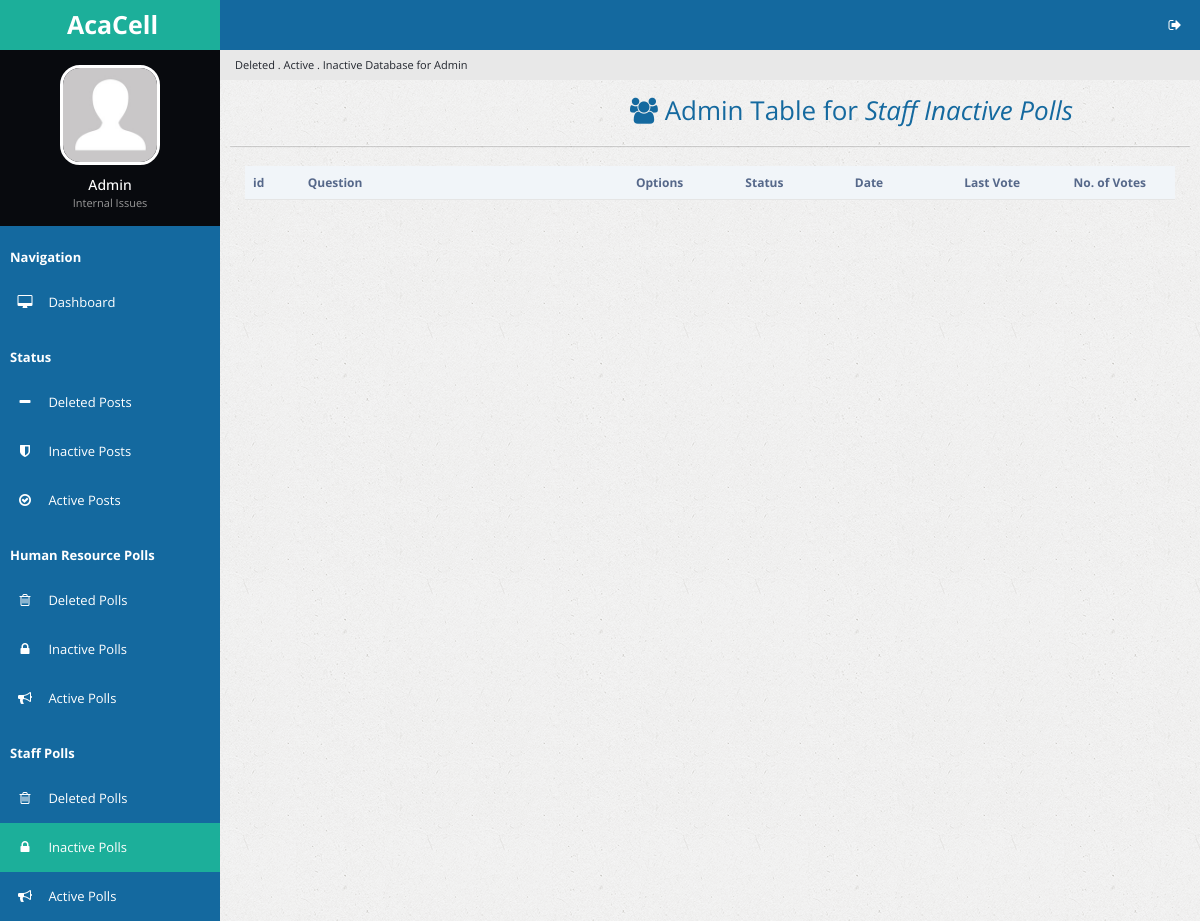
The app's page /staffinactpolls.php (signed in), older data.
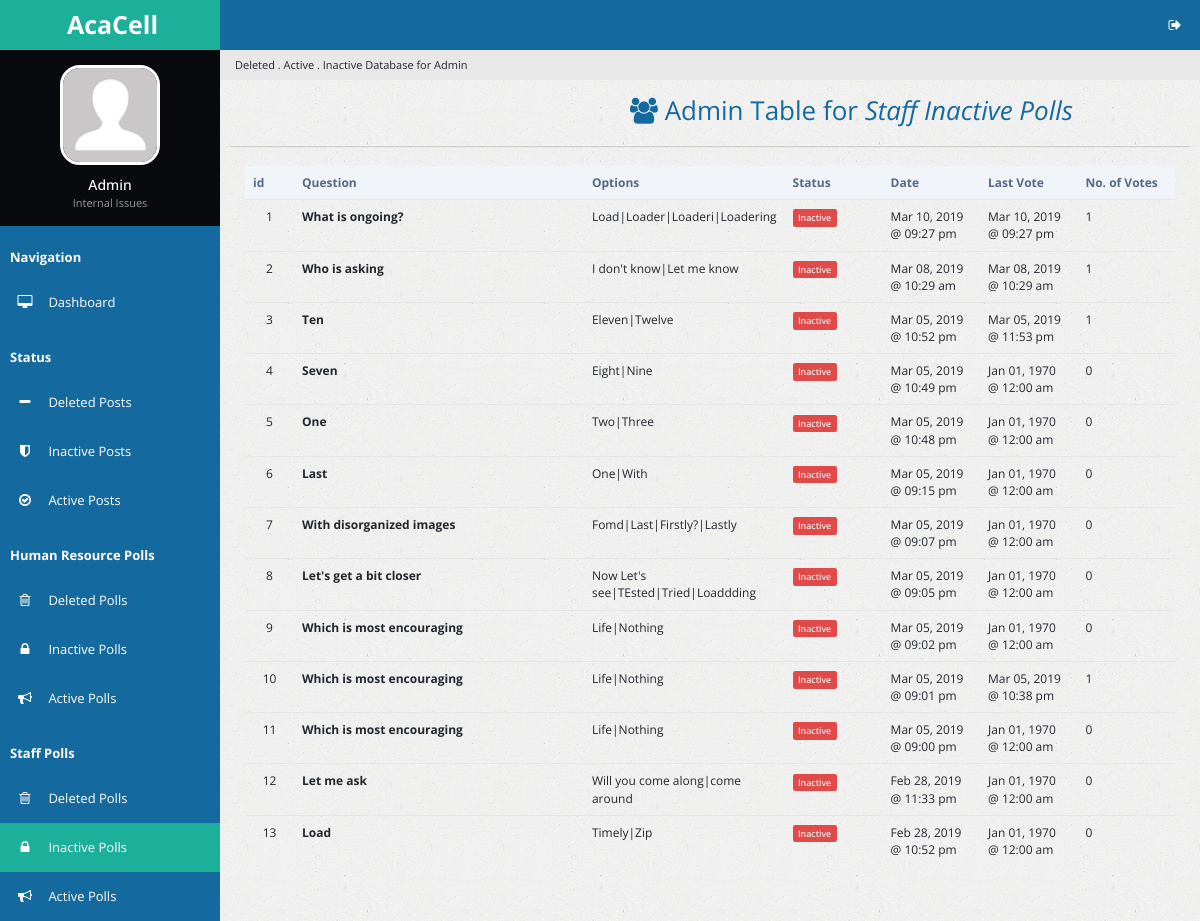
The same page, newer data.
### tables this page shows
CREATE TABLE `poll` (
  `p_id` int(32) NOT NULL,
  `p_question` text NOT NULL,
  `date_created` double NOT NULL,
  `p_options` varchar(250) NOT NULL,
  `p_votes` varchar(250) NOT NULL DEFAULT '0',
  `p_number_options` tinyint(3) NOT NULL,
  `date_stop_display` double DEFAULT NULL,
  `p_voters` int(11) DEFAULT '0',
  `p_last_vote_date` double DEFAULT '0',
  `u_id` int(11) NOT NULL DEFAULT '0',
  `u_fname` varchar(64) NOT NULL DEFAULT 'HR',
  `table_type` varchar(16) NOT NULL DEFAULT 'poll'
);

### staffinactpolls.php (the view, shortened to what the changed rows need)
<?php
include 'handlers/dbcon.php';
$curr_time = time();
if (isset($_SESSION['loggedin']) && isset($_SESSION['adminpanel'])) {
?>
<!DOCTYPE html>
<html lang="en">
<head>
        <link rel="stylesheet" type="text/css" id="theme" href="css/theme-default.css"/>
    </head>
    <body>
        <div class="page-container">
            <div class="page-content">
                <div class="page-title">
                    <h2><span class="fa fa-users" style="padding-left: 400px;"></span> Admin Table for <i>Staff Inactive Polls</b></i></h2>
                </div>
                <div class="page-content-wrap">
                    <div class="row">
                        <div class="col-md-12">
                                <div class="panel-body">
                                    <table id="customers2" class="table datatable">
                                        <thead>
                                          <tr>
                                            <th width="50">id</th>
                                            <th width="300">Question</th>
                                            <th width="100">Options</th>
                                            <th width="100">Status</th>
                                            <th width="100">Date</th>
                                            <th width="100">Last Vote</th>
                                            <th width="100">No. of Votes</th>
                                          </tr>
                                        </thead>
                                        <tbody>
                                          <?php
                                            $sql_delpolldisplay = "SELECT * FROM poll WHERE date_stop_display < $curr_time AND u_id > 0 ORDER BY date_created DESC";
                                            $success_delpolldisplay = mysqli_query($link, $sql_delpolldisplay);
                                            if ($success_delpolldisplay->num_rows > 0) {
                                              $i = 1;
                                              while($rows = $success_delpolldisplay->fetch_assoc()){
                                          ?>
                                                <tr id="trow<?php echo $rows['p_id']; ?>">
                                                  <td class="text-center"> <?php echo $i; ?> </td>
                                                  <td><strong><?php echo $rows['p_question']; ?></strong></td>
                                                  <td><?php echo $rows['p_options']; ?></td>
                                                  <td><?php echo "<span class='label label-danger'>Inactive</span>";?></td>
                                                  <td><?php echo date("M d, Y @ h:i a", $rows['date_created']); ?></td>
                                                  <td><?php echo date("M d, Y @ h:i a", $rows['p_last_vote_date']); ?></td>
                                                  <td><?php echo $rows['p_voters']; ?></td>
                                                </tr>
                                          <?php
                                            $i++;
                                                }
                                              }
                                          ?>
                                            </tbody>
                                    </table>
                                </div>
                            </div>
                        </div>
                    </div>
                </div>
            </div>
    </body>
</html>
<?php
}else {
  header('location:admin.php');
}
 ?>

Row changes from the older to the newer data that the page shows:
added poll: p_question "What is ongoing?", p_options "Load|Loader|Loaderi|Loadering", date_created "Mar 10, 2019 @ 09:27 pm", p_last_vote_date "Mar 10, 2019 @ 09:27 pm", p_voters "1"
added poll: p_question "Who is asking", p_options "I don't know|Let me know", date_created "Mar 08, 2019 @ 10:29 am", p_last_vote_date "Mar 08, 2019 @ 10:29 am", p_voters "1"
added poll: p_question "Ten", p_options "Eleven|Twelve", date_created "Mar 05, 2019 @ 10:52 pm", p_last_vote_date "Mar 05, 2019 @ 11:53 pm", p_voters "1"
added poll: p_question "Seven", p_options "Eight|Nine", date_created "Mar 05, 2019 @ 10:49 pm", p_last_vote_date "Jan 01, 1970 @ 12:00 am", p_voters "0"
added poll: p_question "One", p_options "Two|Three", date_created "Mar 05, 2019 @ 10:48 pm", p_last_vote_date "Jan 01, 1970 @ 12:00 am", p_voters "0"
added poll: p_question "Last", p_options "One|With", date_created "Mar 05, 2019 @ 09:15 pm", p_last_vote_date "Jan 01, 1970 @ 12:00 am", p_voters "0"
added poll: p_question "With disorganized images", p_options "Fomd|Last|Firstly?|Lastly", date_created "Mar 05, 2019 @ 09:07 pm", p_last_vote_date "Jan 01, 1970 @ 12:00 am", p_voters "0"
added poll: p_question "Let's get a bit closer", p_options "Now Let's see|TEsted|Tried|Loaddding", date_created "Mar 05, 2019 @ 09:05 pm", p_last_vote_date "Jan 01, 1970 @ 12:00 am", p_voters "0"
added poll: p_question "Which is most encouraging", p_options "Life|Nothing", date_created "Mar 05, 2019 @ 09:02 pm", p_last_vote_date "Jan 01, 1970 @ 12:00 am", p_voters "0"
added poll: p_question "Which is most encouraging", p_options "Life|Nothing", date_created "Mar 05, 2019 @ 09:01 pm", p_last_vote_date "Mar 05, 2019 @ 10:38 pm", p_voters "1"
added poll: p_question "Which is most encouraging", p_options "Life|Nothing", date_created "Mar 05, 2019 @ 09:00 pm", p_last_vote_date "Jan 01, 1970 @ 12:00 am", p_voters "0"
added poll: p_question "Let me ask", p_options "Will you come along|come around", date_created "Feb 28, 2019 @ 11:33 pm", p_last_vote_date "Jan 01, 1970 @ 12:00 am", p_voters "0"
added poll: p_question "Load", p_options "Timely|Zip", date_created "Feb 28, 2019 @ 10:52 pm", p_last_vote_date "Jan 01, 1970 @ 12:00 am", p_voters "0"
